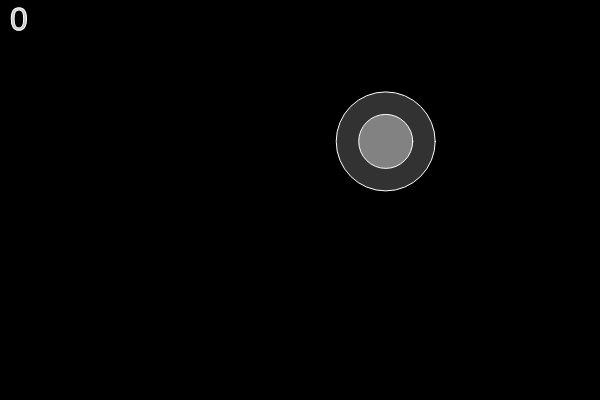
Frame 1 (no input)
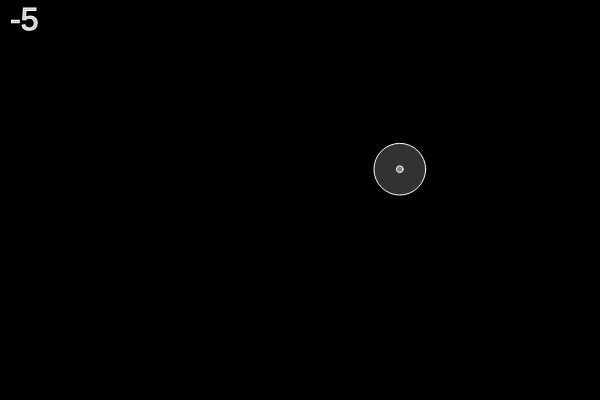
Frame 60 (no input)
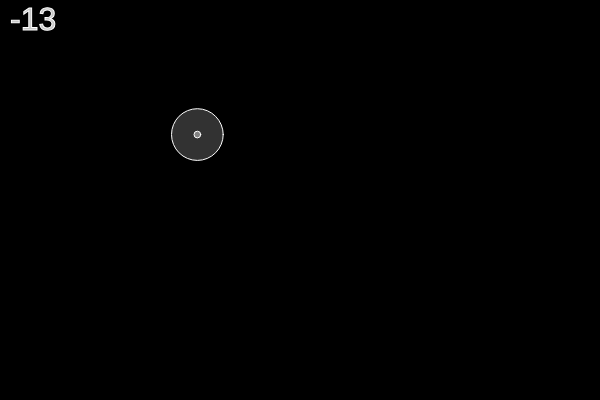
Frame 120 (the mouse pressed at the canvas centre since frame 60)

The p5.js sketch that drew these frames (run headless with seeded random() and noise() and a simulated clock; from frame 60 on, the mouse is pressed at the canvas centre):

// p5.js sketch
// ── sketch.js
var b;
var score = 0;
var pt;

function setup() {
  createCanvas(600, 400);
  b = new bubble();
}

function draw() {
  background(0);
  b.update();
  if (b.r === 0) {
    b = new bubble();
    score -= 5;
  }
  b.display();
  textSize(32);
  fill(255, 200);
  text(score, 10, 30);
  if (pt) {
    pt.update();
    pt.display();
  }
}

function mousePressed() {
  var scoreAmount = b.clickPoint(mouseX, mouseY);
  score += scoreAmount;
  pt = new pointsText(scoreAmount);
  b = new bubble();
  //redraw();
}

function touchStarted() {
  var scoreAmount = b.clickPoint(mouseX, mouseY);
  score += scoreAmount;
  pt = new pointsText(scoreAmount);
  b = new bubble();
}

// ── bubble.js
function bubble() {
  this.r = 100;
  this.innerR = 55;
  this.x = random(this.r, width - this.r);
  this.y = random(this.r, height - this.r);
  this.shrinkSpeed = 1;
  this.shrinkAcceleration = 0.1;

  this.update = function() {
    this.r -= this.shrinkSpeed;
    if (this.r < 0) {
      this.r = 0;
    }
    this.innerR -= this.shrinkSpeed;
    if (this.innerR < 0) {
      this.innerR = 0;
    }
    this.shrinkSpeed += this.shrinkAcceleration;
  }

  this.display = function() {
    stroke(255);
    fill(255, 50);
    ellipse(this.x, this.y, this.r, this.r);
    fill(255, 100);
    ellipse(this.x, this.y, this.innerR, this.innerR);
  }

  this.clickPoint = function(x, y) {
    var d = dist(this.x, this.y, x, y);
    console.log(d + ' <= ' + this.r);
    if (d <= this.innerR) {
      return 10;
    } else if (d <= this.r) {
      return 3;
    } else {
      return -3;
    }
  }
}

// ── pointsText.js
function pointsText(points) {
  this.x = mouseX;
  this.y = mouseY;
  this.fadeSpeed = 10;
  this.alpha = 255;
  this.text = points;

  this.update = function() {
    this.alpha -= this.fadeSpeed;
    if (this.alpha <= 0) {
      this.alpha = 0;
      this.fadeSpeed = 0;
    }
  }

  this.display = function() {
    fill(255, this.alpha);
    noStroke();
    textSize(24);
    text(this.text, this.x, this.y);
  }
}
